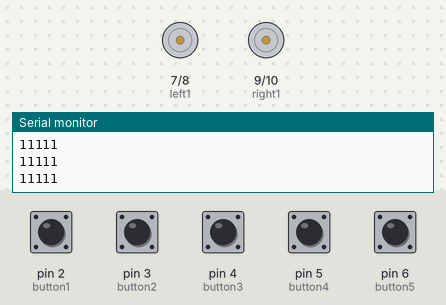
This sketch was run on a simulated Arduino Uno, built with avr-gcc and run on an emulated ATmega328P. On the bench: motor-driver pin pairs drawn as motors (green arrow = first pin HIGH = forward, orange = second pin HIGH = backward, longer = more drive), the last lines printed to the serial monitor. The inputs (shaded band) are chosen by the test bench; at power-on: pin 2 (button1), pin 3 (button2), pin 4 (button3), pin 5 (button4), pin 6 (button5) HIGH.

Above: at 1.2 s.
1.3 s: pin 6 (button5) pulled LOW for 0.15 s
At 1.4 s:
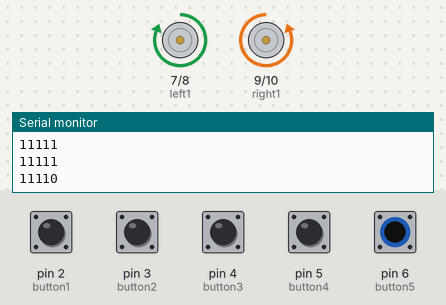
Timing chart, 0 to 4.3 s (numbered marks = the images above; inputs shaded):
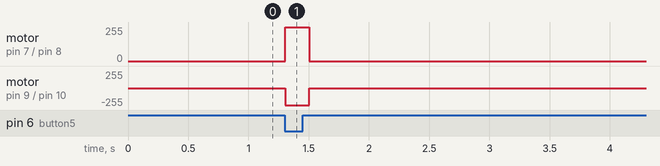

The sketch:

ElectricBlinds.ino
```cpp
int button1 = 2;
int button2 = 3;
int button3 = 4;
int button4 = 5;
int button5 = 6;

int left1 = 7;
int left2 = 8;

int right1 = 9;
int right2 = 10;

int mode = 1;
char calibrateWhich = "left";

void setup() {
  // put your setup code here, to run once:
  pinMode(button1, INPUT_PULLUP);
  pinMode(button2, INPUT_PULLUP);
  pinMode(button3, INPUT_PULLUP);
  pinMode(button4, INPUT_PULLUP);
  pinMode(button5, INPUT_PULLUP);

  pinMode(left1, OUTPUT);
  pinMode(left2, OUTPUT);

  pinMode(right1, OUTPUT);
  pinMode(right2, OUTPUT);

  digitalWrite(left1,LOW);
  digitalWrite(left2,LOW);
  digitalWrite(right1,LOW);
  digitalWrite(right2,LOW);


  Serial.begin(9600);

}

bool checkButtonPressed(int which){
  if (digitalRead(which) == LOW){
    delay(25);
    if (digitalRead(which) == LOW){
      return true;
    }
  }else{return false;}
}

void normalMode(){

  if (digitalRead(button4) == LOW){
    digitalWrite(left1,LOW);
    digitalWrite(left2,HIGH);
    digitalWrite(right1,HIGH);
    digitalWrite(right2,LOW);
  }
  if (digitalRead(button5) == LOW){
    digitalWrite(left1,HIGH);
    digitalWrite(left2,LOW);
    digitalWrite(right1,LOW);
    digitalWrite(right2,HIGH);
  }
  else{
    digitalWrite(left1,LOW);
    digitalWrite(left2,LOW);
    digitalWrite(right1,LOW);
    digitalWrite(right2,LOW);
  }
}


void calibrationMode(char calibrateWhichSide){

  while (true){
    if (checkButtonPressed(button1) == true) {
      calibrateWhich = 'left';
      }
    if (checkButtonPressed(button2) == true) {
      calibrateWhich = 'right';
      }
    if (checkButtonPressed(button3) == true) {
      return;
      }
    digitalWrite(right1,LOW);
    digitalWrite(right2,LOW);
    if (calibrateWhichSide == 'left'){
      if (digitalRead(button4) == LOW){
        digitalWrite(left1,LOW);
        digitalWrite(left2,HIGH);
      }
      if (digitalRead(button5) == LOW){
        digitalWrite(left1,HIGH);
        digitalWrite(left2,LOW);
      }
      if (digitalRead(button4) == HIGH & digitalRead(button5)==HIGH){
        digitalWrite(left1,LOW);
        digitalWrite(left2,LOW);
      }

    }
    if (calibrateWhichSide == 'right'){
      if (digitalRead(button4) == LOW){
        digitalWrite(right1,HIGH);
        digitalWrite(right2,LOW);
      }
      if (digitalRead(button5) == LOW){
        digitalWrite(right1,LOW);
        digitalWrite(right2,HIGH);
      }
      if (digitalRead(button4) == HIGH & digitalRead(button5)==HIGH){
        digitalWrite(right1,LOW);
        digitalWrite(right2,LOW);
      }
    }

  }
}


void loop() {
  delay(100);
  checkButtonPressed(button3) == true? mode = 0: mode = 1;

  switch (mode){
    case 1:
      Serial.print(digitalRead(button1));
      Serial.print(digitalRead(button2));
      Serial.print(digitalRead(button3));
      Serial.print(digitalRead(button4));
      Serial.println(digitalRead(button5));
      normalMode();
      break;

    case 0:
      if (checkButtonPressed(button1) == true) calibrateWhich = "left";
      if (checkButtonPressed(button2) == true) calibrateWhich = "Right";
      calibrationMode(calibrateWhich);
      break;


  }


}
```

Measured:
- after the input at 1.3 s, motor on pin 7 (left1) / pin 8 (left2): stopped → forward 255/255 at once, → stopped 0.20 s later; motor on pin 9 (right1) / pin 10 (right2): stopped → backward 255/255 at once, → stopped 0.20 s later
